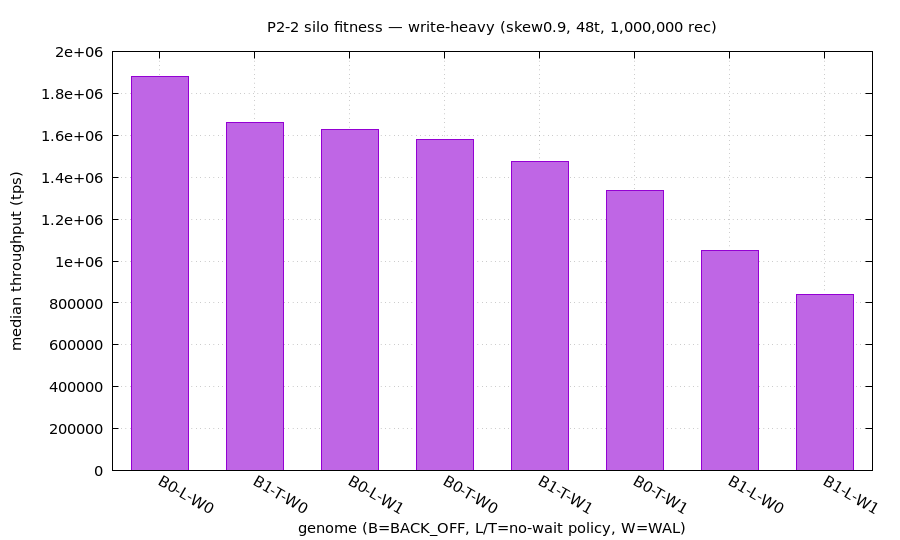

Write gnuplot code to recreate this figure.
set terminal pngcairo size 900,540 noenhanced font "sans,11"
set output "p2-2-fitness-write-heavy.png"
set title "P2-2 silo fitness — write-heavy (skew0.9, 48t, 1,000,000 rec)"
set xlabel "genome (B=BACK_OFF, L/T=no-wait policy, W=WAL)"
set ylabel "median throughput (tps)"
set grid
set key outside right top
set style fill solid 0.6
set boxwidth 0.6 relative
set yrange [0:*]
set xtics rotate by -30
unset key
plot "p2-2-fitness-write-heavy.dat" using 2:xtic(1) with boxes axes x1y1 title "median tps"
